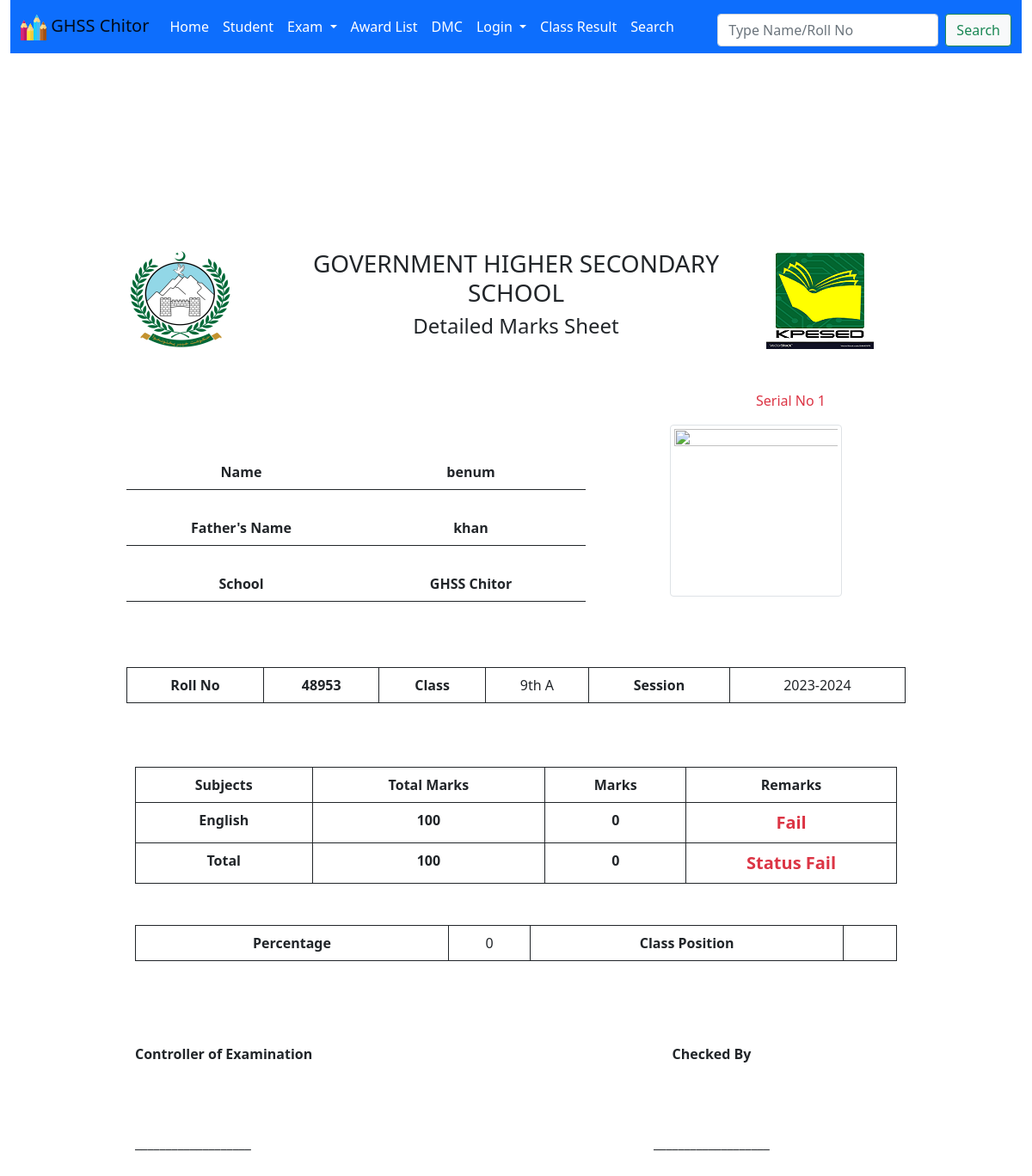
The app's page /dmc.php?rollno=48953, older data.
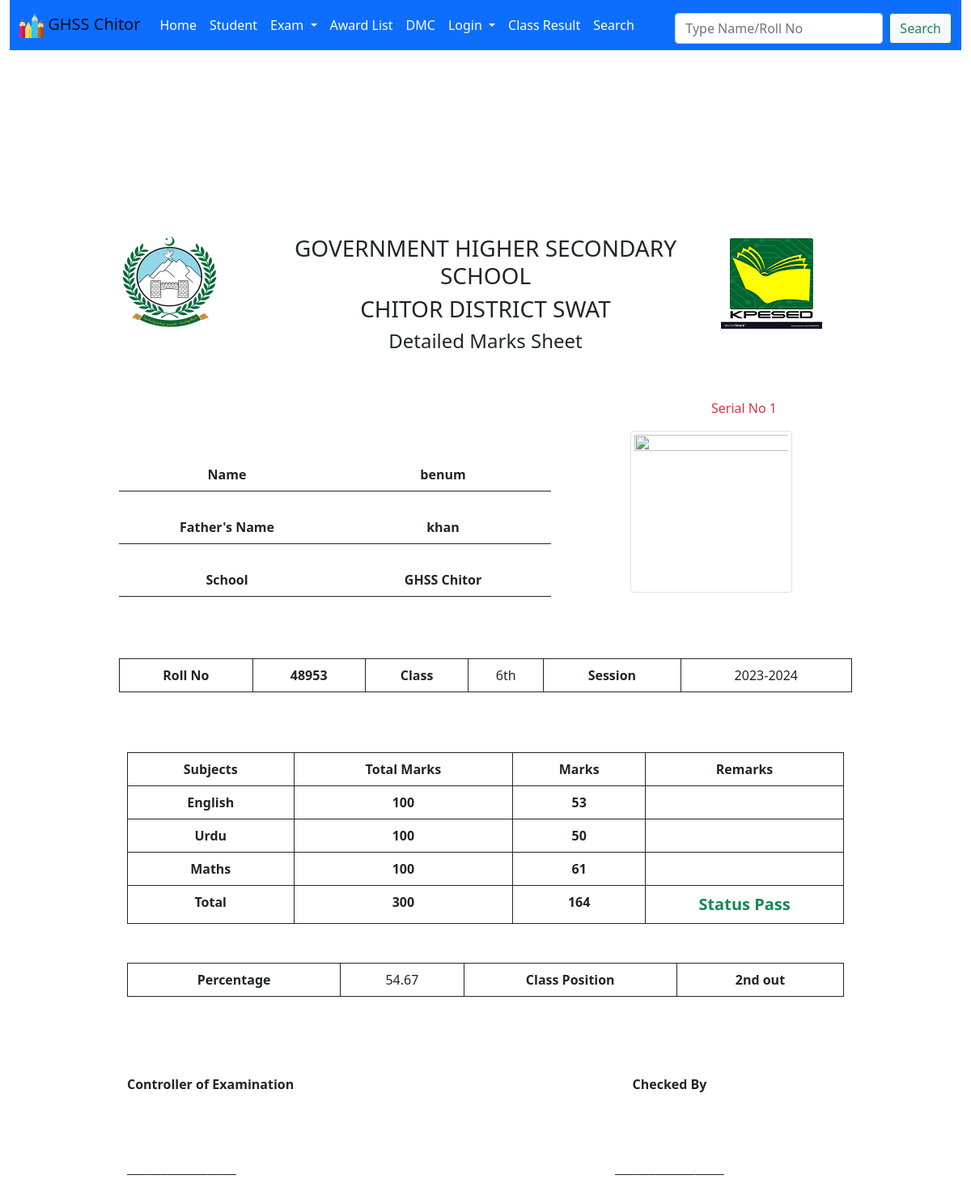
The same page, newer data.
### tables this page shows
CREATE TABLE `students_info` (
  `Roll_No` int(7) NOT NULL,
  `Name` varchar(30) NOT NULL,
  `FName` varchar(30) NOT NULL,
  `Gender` enum('Male','Female','Prefer Not To Say') NOT NULL DEFAULT 'Male',
  `Dob` date DEFAULT NULL,
  `Mobile_No` varchar(12) NOT NULL DEFAULT '03',
  `Admission_Date` date DEFAULT NULL,
  `Admission_No` int(6) DEFAULT NULL,
  `Father_Cnic` varchar(15) DEFAULT NULL,
  `Student_Form_B` varchar(15) DEFAULT NULL,
  `School` varchar(30) NOT NULL DEFAULT 'GHSS CHITOR',
  `Class` varchar(10) NOT NULL,
  `Class_Position` varchar(10) DEFAULT NULL,
  `Status` tinyint(1) NOT NULL DEFAULT 1,
  `Class_No` smallint(1) NOT NULL DEFAULT 999,
  `Graduation_Year` year(4) NOT NULL
);

CREATE TABLE `subjects` (
  `Id` int(11) NOT NULL,
  `Name` varchar(30) NOT NULL,
  `Status` tinyint(4) NOT NULL DEFAULT 1
);

CREATE TABLE `class_subjects` (
  `Id` int(11) NOT NULL,
  `School_Id` int(11) DEFAULT NULL,
  `Class_Id` int(11) NOT NULL,
  `Subject_Id` int(11) NOT NULL,
  `Lock_Status` int(1) NOT NULL DEFAULT 0,
  `Total_Marks` int(3) NOT NULL DEFAULT 40,
  `Status` tinyint(1) NOT NULL DEFAULT 1
);

CREATE TABLE `marks` (
  `Serial_No` int(11) NOT NULL,
  `Roll_No` int(11) NOT NULL,
  `English_Marks` int(3) NOT NULL DEFAULT 0,
  `Urdu_Marks` int(3) NOT NULL DEFAULT 0,
  `Maths_Marks` int(3) NOT NULL DEFAULT 0,
  `Science_Marks` int(3) NOT NULL DEFAULT 0,
  `Hpe_Marks` int(3) NOT NULL DEFAULT 0,
  `Nazira_Marks` int(3) NOT NULL DEFAULT 0,
  `History_Marks` int(3) NOT NULL DEFAULT 0,
  `Drawing_Marks` int(3) NOT NULL DEFAULT 0,
  `Islamyat_Marks` int(3) NOT NULL DEFAULT 0,
  `Computer_Marks` int(3) NOT NULL DEFAULT 0,
  `Arabic_Marks` int(3) NOT NULL DEFAULT 0,
  `Mutalia_Marks` int(3) NOT NULL DEFAULT 0,
  `Qirat_Marks` int(3) NOT NULL DEFAULT 0,
  `Pashto_Marks` int(3) NOT NULL DEFAULT 0,
  `Social_Marks` int(3) NOT NULL DEFAULT 0,
  `Biology_Marks` int(3) NOT NULL DEFAULT 0,
  `Chemistry_Marks` int(3) NOT NULL DEFAULT 0,
  `Physics_Marks` int(3) NOT NULL DEFAULT 0,
  `Civics_Marks` int(3) NOT NULL DEFAULT 0,
  `Economics_Marks` int(3) NOT NULL DEFAULT 0,
  `Islamic_Study_Marks` int(3) NOT NULL DEFAULT 0,
  `Islamic_Education_Marks` int(3) NOT NULL DEFAULT 0,
  `Statistics_Marks` int(3) NOT NULL DEFAULT 0
);

### functions.php (called while the page is built, shortened)
<?php
function Show_absent($marks)
{
    return $marks;
}
function Change_Absent_tozero($marks_value)
{
    return $marks_value;
}
function Change_Subject_To_Marks_col($subject)
{
    switch ($subject) {
    case "English":
        return "English_Marks";
    break;
    case "Urdu":
        return "Urdu_Marks";
    break;
    case "Maths":
        return "Maths_Marks";
    break;
    }
}
?>

### config.php (called while the page is built, shortened)
<?php
require_once 'sand_box.php';
require_once 'functions.php';
 $msg_value=Select_Single_Column_Array_data(
  "Msg", "header_msgs", "Id", "3"
);
 $SCHOOL_LOCATION = $msg_value[0];
?>

### dmc.php (the view, shortened to what the changed rows need)
<?php
require_once 'sand_box.php';
$link=$LINK;
if (isset($_GET['rollno'])) {
    $rollno=$_GET['rollno'];
    $rollno=Validate_input($rollno);
    $q="SELECT Roll_No,Name,FName,Class,School,Class_Position FROM students_info
    WHERE Roll_No=".$rollno;
    $qr=mysqli_query($link, $q) or die('Error:'. mysqli_error($link));
    $qra=mysqli_fetch_assoc($qr);
    $Roll_No = $qra['Roll_No'];
    $Name = $qra['Name'];
    $Father_Name = $qra['FName'];
    $Class_Name = $qra['Class'];
    $School_Name = $qra['School'];
    $Class_Position = $qra['Class_Position'];
} else {
    echo "Please Enter Roll No";
    exit;
}
?>
</head>
<body class="dmc-background-image">
<br><br><br><br><br><br>
<div class="container">
  <div class="container  m-t-1">
    <div class="row">
      <div class="col-6">
        <h3 class="text-center text-uppercase">
          Government Higher Secondary School
        </h3>
        <h3 class="text-center text-uppercase"><?php echo $SCHOOL_LOCATION; ?> </h3>
        <h4 class="text-center">Detailed Marks Sheet</h4>
      </div>
    </div>
  </div>
    <div class="container">
      <div class="row">
        <div class="col-6">
          <table class="table">
            <tr class="row-height border-bottom border-dark fw-bolder align-bottom">
              <td>
                <span class="font-weight-bold"> Name </span> </td>
              <td> <?php echo $Name;  ?> </td>
            </tr>
            <tr class="row-height border-bottom border-dark fw-bolder align-bottom">
              <td>
                <span class="font-weight-bold"> Father's Name </span>
              </td>
                <td> <?php echo $Father_Name;  ?></td>
            </tr>
            <tr class="row-height border-bottom border-dark fw-bolder align-bottom">
              <td>
                <span class="font-weight-bold"> School </span> </td>
                <td><?php echo $School_Name;?> </td>
            </tr>
        </table>
        </div>
      </div>
    </div>
  <div class="container" style="margin-top:50px">
    <div class="row">
      <div class="col-10">
        <table class="table border border-dark">
          <tr class="border border-dark">
            <th class="border border-dark fw-bolder">Roll No</th>
          <td class="border border-dark fw-bolder"> <?php echo $Roll_No;  ?>  </td>
               <th class="border border-dark fw-bolder">Class</th> <td> <?php echo $Class_Name;  ?>  </td>
               <th class="border border-dark fw-bolder">Session</th> <td><?php echo  date('Y')-1 . "-" ;
                echo date('Y');?>  </td>
        </tr>
        </table>
    </div>
  </div>
  <div class="container mt-5">
    <div class="row">
      <div class="col-10">
        <table class="table border border-dark">
          <thead>
            <tr class="border border-dark">
              <th class="border border-dark fw-bolder">
                Subjects
              </th>
              <th class="border border-dark fw-bolder">
                Total Marks
              </th>
              <th class="border border-dark fw-bolder">
                Marks
              </th>
              <th class='border border-dark fw-bolder'>
                Remarks
              </th>
            </tr>
          </thead>
        <tbody>
          <tr class="border border-dark fw-bolder">
      <?php
              $student_obtain_marks=0;
              $school_name=$School_Name;
              $subjects=Select_Subjects_Of_class($school_name, $Class_Name);
        for ($i=0; $i<count($subjects); $i++) {
            $subject_name=$subjects[$i]['Name'];
            $subject_total_marks=One_Subject_Total_marks(
                $school_name, $Class_Name, $subject_name
            );
            echo "<td class='border border-dark fw-bolder'>".$subject_name."</td>
                    <td class='border border-dark fw-bolder'>".$subject_total_marks."</td>";
            $column_name=Change_Subject_To_Marks_col($subject_name);
            $subject_marks=Select_Column_data(
                "marks", $column_name, "Roll_No", $Roll_No
            );
            $current_marks=$subject_marks[$column_name];
            $student_obtain_marks=$student_obtain_marks+Change_Absent_tozero($current_marks);
            echo "<td class='border border-dark fw-bolder'>".Show_absent($current_marks)."</td>";
            $subject_percentage=(Change_Absent_tozero($current_marks)*100)/$subject_total_marks;
            $Remarks="";
            if ($subject_percentage<30) {
                $Remarks ="<span class=' text-danger fs-5'>Fail</span>";
            }
                  echo  "<td class='border border-dark fw-bolder'>".$Remarks."</td>
                      </tr>";
        }
        $All_Subjects_Total_Marks=Class_Total_marks($school_name, $Class_Name);
        $Percentage=round(($student_obtain_marks*100)/$All_Subjects_Total_Marks, 2);
        ?>
                <tr class="border border-dark">
                  <td class="border border-dark fw-bolder">Total</td>
                  <td class="border border-dark fw-bolder"> <?php echo $All_Subjects_Total_Marks;  ?></td>
                  <td class="border border-dark fw-bolder"> <?php echo $student_obtain_marks  ?></td>
                  <td class="border border-dark fw-bolder">
                    <?php
                    if ((($student_obtain_marks*100)/$All_Subjects_Total_Marks)<=pass_percentage($Class_Name)) {
                            echo "<span class=' text-danger fs-5'>Status Fail</span>";
                    } else {
                              echo "<span class=' text-success fs-5'>Status Pass</span>";
                    }
                    ?>
              </td>
              </tr>
            </tbody>
          </table>
          <table class="table border border-dark mt-5">
            <tr class="border border-dark">
                  <td class="border border-dark fw-bolder">
                    <span class="font-weight-bold">Percentage </span>
                  </td>
                  <td> <?php echo $Percentage;  ?> </td>
                  <td class="border border-dark fw-bolder">
                    <span class="font-weight-bold"> Class Position </span>
                  </td>
                  <td class="border border-dark fw-bolder"> <?php echo $Class_Position;  ?> </td>
            </tr>
          </table>
        </div>
</div>
</div>
</div>

Row changes from the older to the newer data that the page shows:
changed marks id 1: English_Marks 0 → 53 (drawn)
changed students_info "benum": Class "9th A" → "6th"; Class_Position (not shown) → "2nd out"
changed through a linked row, subjects "English": Name.English_Marks "0" → "53"; no longer shows "Fail"
now on this page (row unchanged): subjects: Name "Urdu", $subject_total_marks "100", Name.Urdu_Marks "50"
now on this page (row unchanged): subjects: Name "Maths", $subject_total_marks "100", Name.Maths_Marks "61"
Text that changed along with them:
$SCHOOL_LOCATION: (not shown) → "CHITOR DISTRICT SWAT"
$All_Subjects_Total_Marks: "100" → "300"
$student_obtain_marks: "0" → "164"
$Percentage: "0" → "54.67"
text no longer shown: "Status Fail"
text now shown: "Status Pass"
